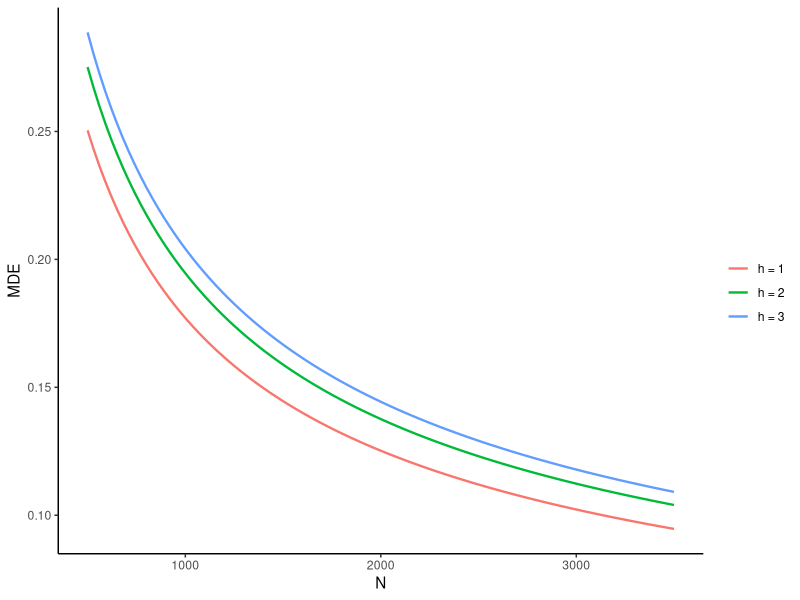

This chart was generated by the following R code:
# ============================================================
# Guia MDE/Poder — FGV CLEAR
# Secao 6: Multiplas Hipoteses (Correcao de Sidak)
# ============================================================

rm(list=ls())
library(tidyverse)

t.kappa = 0.84
t.alpha = 1.96
P = 0.5

alpha.h = function(h){1 - (1 - 0.05)^(1/h)}
t.alpha.h = function(h){qnorm(1-alpha.h(h)/2)}
MDE.h = function(N,h){(t.kappa+t.alpha.h(h))*((1/(P*(1-P)))^0.5)*((1/N)^0.5)}

ggplot() + xlim(500, 3500) +
  geom_function(fun = MDE.h, args = list(h = 1), aes(colour = "h = 1"), linewidth = 0.8) +
  geom_function(fun = MDE.h, args = list(h = 2), aes(colour = "h = 2"), linewidth = 0.8) +
  geom_function(fun = MDE.h, args = list(h = 3), aes(colour = "h = 3"), linewidth = 0.8) +
  labs(y = "MDE", x = "N") +
  theme_classic() +
  guides(colour=guide_legend(title=""))
